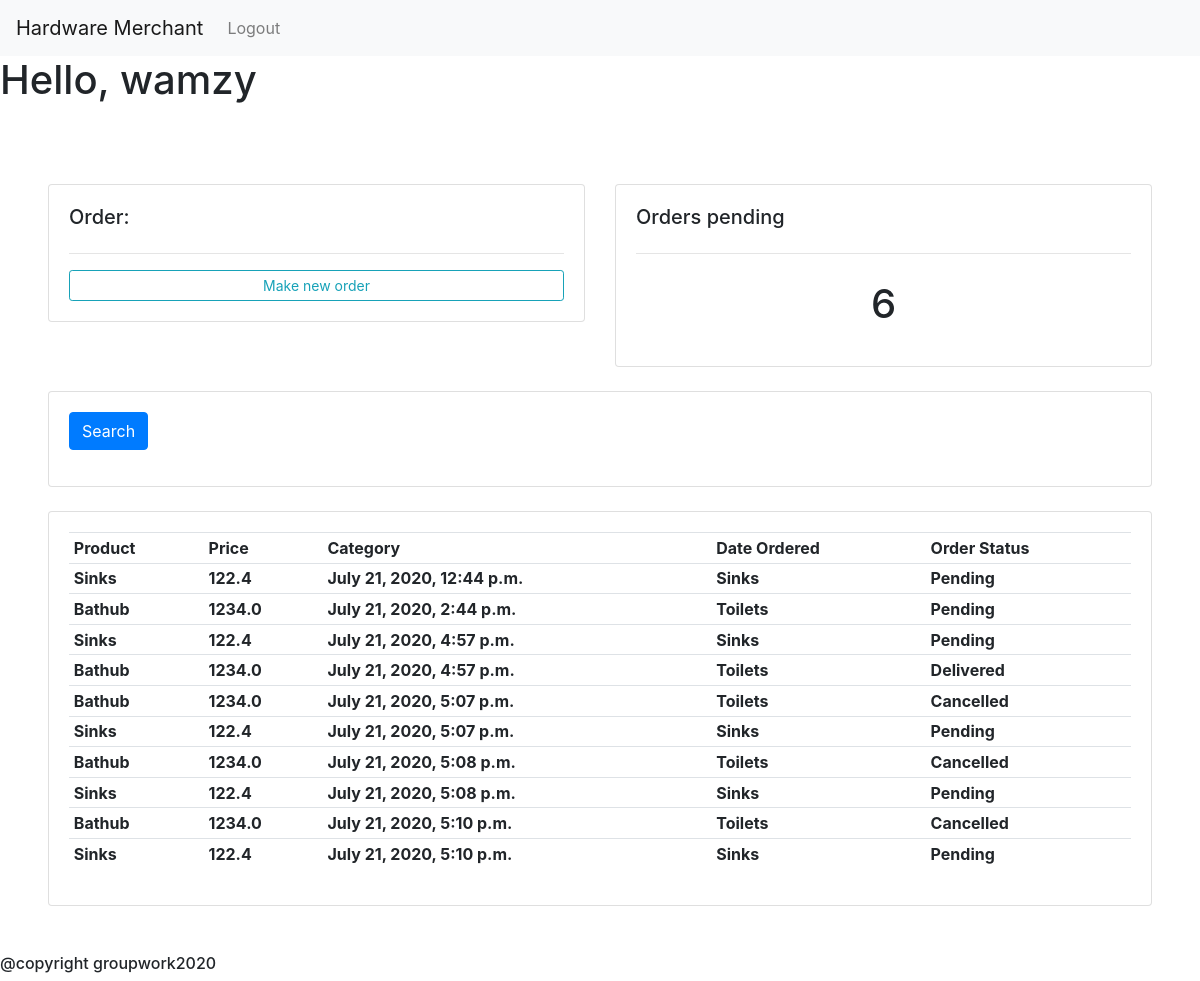
Before: /customer/Wamzy/ (signed in) with the older database file.
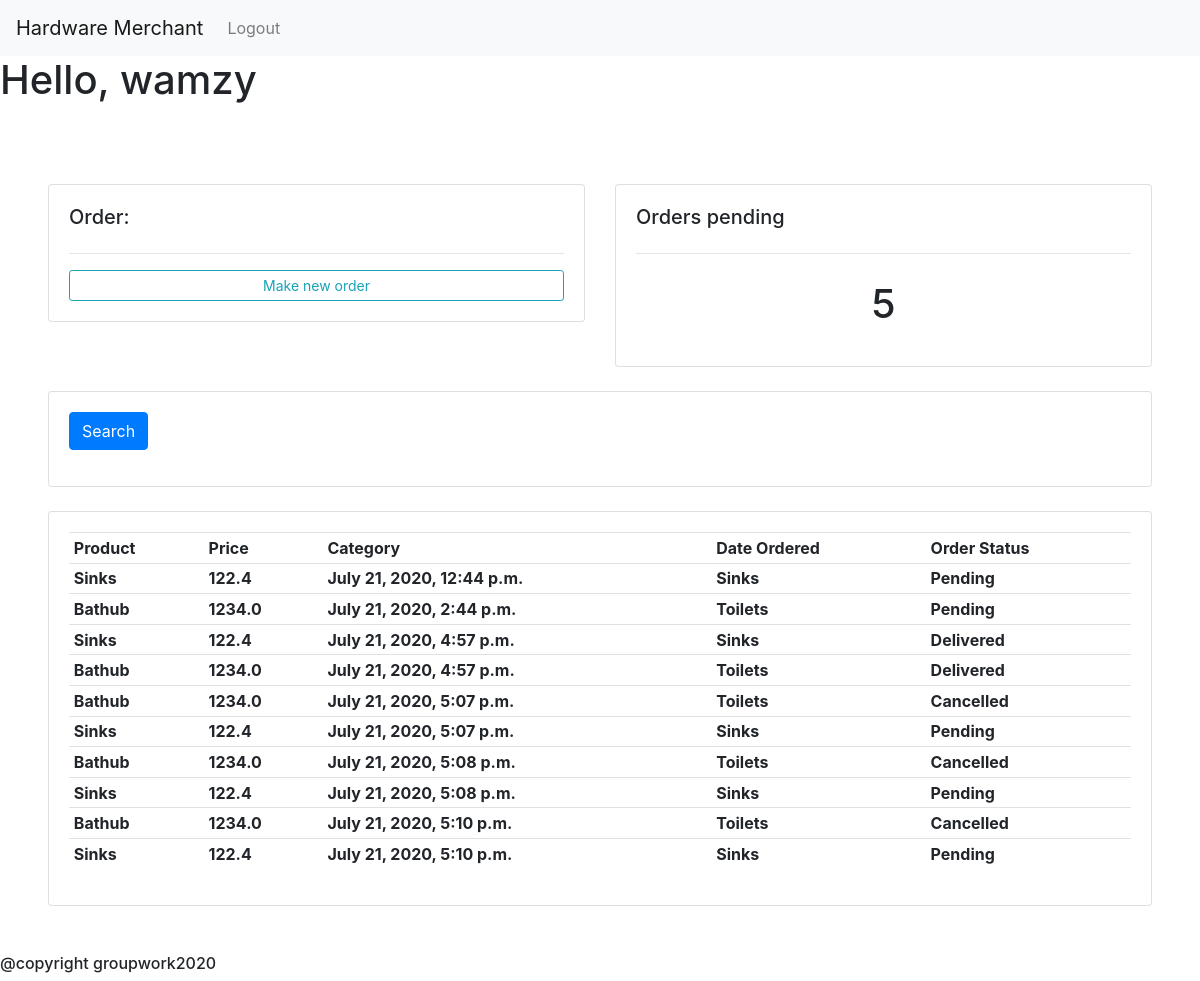
After: the same page with the newer database file.
### main/models.py (models this page shows, shortened)
class Order(models.Model):
    STATUS =(
                ('Pending', 'Pending'),
                ('Cancelled', 'Cancelled'),
                ('Delivered', 'Delivered'),
            )
    customer = models.ForeignKey(Customer, null=True, on_delete = models.SET_NULL)
    product =models.ForeignKey(Product, null=True, on_delete = models.SET_NULL)
    status =models.CharField(max_length=200, null=True, choices=STATUS)
    date_created=models.DateTimeField(auto_now_add=True,  null=True)

class Product(models.Model):
    CATEGORY = (
                    ('Sinks', 'Sinks'),
                    ('Pipes', 'Pipes'),
                    ('Toilets', 'Toilets'),
                )
    name=models.CharField(max_length=200, null=True)
    price=models.FloatField(max_length=200, null=True)
    category=models.CharField(max_length=200, null=True,choices=CATEGORY)
    description=models.CharField(max_length=200, null=True, blank=True)
    date_created=models.DateTimeField(auto_now_add=True,  null=True)
    image_url = models.CharField(max_length=200, null=True,default='https://upload.wikimedia.org/wikipedia/commons/8/89/Portrait_Placeholder.png' )
    stock_number = models.IntegerField(null=True, default=0)

### main/views.py (the view)
# urls.py: path("customer/<slug:username>/", views.customer, name='user'),
@login_required(login_url='main:login')
def customer(request, username):
    username = Customer.objects.get(name=username)
    orders = username.order_set.all()
    orders_pending = orders.filter(status='Pending').count()
    context = {
        'username': username,
        'orders': orders,
        'orders_pending': orders_pending
    }
    return render(request, 'main/orders.html', context)

### main/models.py (called while the page is built)
    def __str__(self):
        return self.name

### main/templates/main/orders.html
{% extends 'main/base.html' %}
{% block content%}
	<br>
<div style="margin: 1%; padding: 3%">
<div class="row" >
	<div class="col-md">
		<div class="card card-body">
			<h5>Order:</h5>
			<hr>
			<a class="btn btn-outline-info  btn-sm btn-block" href="{% url 'main:createorder' username %}">Make new order</a>
		</div>
	</div>
	<div class="col-md">
		<div class="card card-body">
			<h5>Orders pending</h5>
			<hr>
			<h1 style="text-align: center;padding: 10px">{{ orders_pending }}</h1>
		</div>
	</div>
</div>
<br>
<div class="row">
	<div class="col">
		<div class="card card-body">
			<form method="get">
		    <button class="btn btn-primary" type="submit">Search</button>
		  </form>
		</div>
	</div>
</div>
<br>
      <div class="row">
        <div class="col-md">
            <div class="card card-body">
                <table class="table table-sm">
                    <tr>
                        <th>Product</th>
                        <th>Price</th>
                        <th>Category</th>
                        <th>Date Ordered</th>
                        <th>Order Status</th>
                    </tr>
                      {% for order in orders %}
                    <tr>
                        <th>  {{order.product.name}}</th>
                        <th>  {{order.product.price}}</th>
                        <th>  {{order.date_created}}</th>
                        <th>  {{order.product.category}}</th>
                        <th>  {{order.status}}</th>
                    </tr>
                    {% endfor %}
                </table>
            </div>
        </div>
    </div>
</div>
{% endblock %}

Changed rows visible on the page:
changed Order (number 3 of 10 on the later page): status "Pending" → "Delivered"
Other visible differences:
{{ orders_pending }}: "6" → "5"
